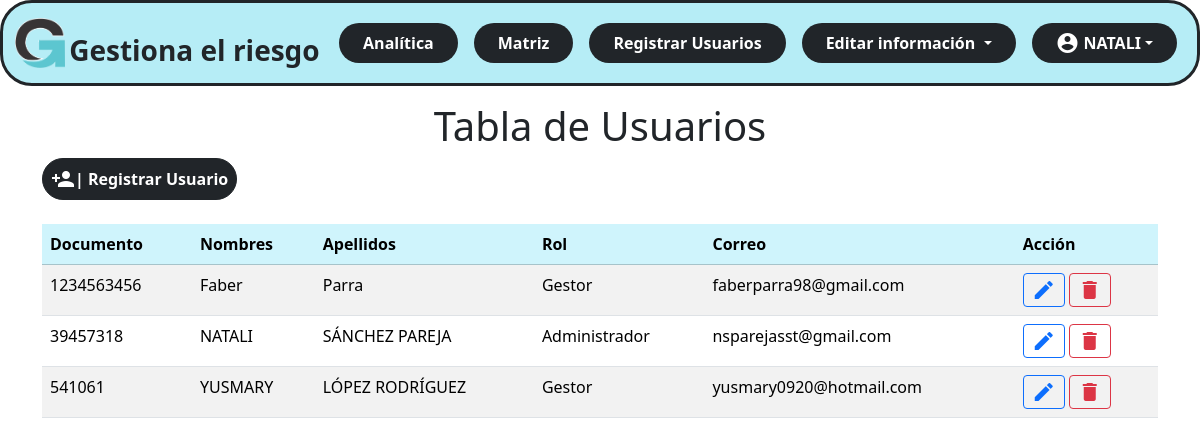
/administrador/registrar_usuario.php (signed in), run on the app's committed database.
### tables this page shows
CREATE TABLE `tblusuario` (
  `DocId` varchar(10) NOT NULL,
  `Nombres` varchar(40) NOT NULL,
  `Apellidos` varchar(60) NOT NULL,
  `Perfil` int(1) NOT NULL,
  `Correo` varchar(80) NOT NULL,
  `Contraseña` varchar(60) NOT NULL
);

CREATE TABLE `tblperfil` (
  `Codigo` int(1) NOT NULL,
  `Nombre` varchar(30) NOT NULL
);

### administrador/registrar_usuario.php (the view, shortened to what this page needs)
<!DOCTYPE html>
<html lang="es">
  <head>
</head>
<body>
  <?php
  include('vistas/nav.php');
  include('conexion.php');
  ?>
  <div class="container mt-3">
    <div class="table-responsive">
        <h1>Tabla de Usuarios</h1>
        <div class="col-3 mb-4">
          <button class="d-flex btn btn-dark btn-md p-2 rounded-5 align-items-center fw-medium"type="button" data-bs-toggle="collapse" data-bs-target="#form_usuario">
            <span class="material-icons">
            </span><b>| Registrar Usuario</b>
          </button>
        </div>
      <table id="tblusuario" class="table table-striped ">
          <thead class="table-info ">
            <tr>
              <th>Documento</th>
              <th>Nombres</th>
              <th>Apellidos</th>
              <th>Rol</th>
              <th>Correo</th>
              <th>Acción</th>
            </tr>
          </thead>
          <tbody>
            <?php
              $usuarios=$con->query("SELECT
                us.docId as 'DocId',
                us.nombres as 'Nombres',
                us. apellidos as 'Apellidos',
                pe.codigo as 'CodPerfil',
                pe.nombre as 'Perfil',
                us.correo as 'Correo'
                FROM tblusuario AS us INNER JOIN tblperfil AS pe ON
                pe.codigo=us.perfil");
              foreach ($usuarios as $usuario) {?>
                <tr class="" >
                  <td>
                    <?php echo $usuario['DocId']; ?>
                  </td>
                  <td>
                    <?php echo $usuario['Nombres']; ?>
                  </td>
                  <td>
                    <?php echo $usuario['Apellidos']; ?>
                  </td>
                  <td>
                    <?php echo $usuario['Perfil']; ?>
                  </td>
                  <td>
                    <?php echo $usuario['Correo']; ?>
                  </td>
                  <td>
                    <a type="button" data-bs-toggle="modal" data-bs-target="#modalEditar<?php echo $usuario['DocId'];?>">
                      <span class="material-icons btn btn-outline-primary btn-sm">edit</span>
                    </a>
                    <a onclick=borrar() ><span class="material-icons btn btn-outline-danger btn-sm">delete</span></a>
                  </td>
                </tr>
                <?php
                }
            ?>
          </tbody>
      </table>
    </div>
  </div>
</body>
</html>

### css/style_admin.css (style rules this page uses)
h1 { text-align: center; }

### data on the page
tblusuario: DocId "1234563456", Nombres "Faber", Apellidos "Parra", Perfil.Nombre "Gestor", Correo "faberparra98@gmail.com"
tblusuario: DocId "39457318", Nombres "NATALI", Apellidos "SÁNCHEZ PAREJA", Perfil.Nombre "Administrador", Correo "nsparejasst@gmail.com"
tblusuario: DocId "541061", Nombres "YUSMARY", Apellidos "LÓPEZ RODRÍGUEZ", Perfil.Nombre "Gestor", Correo "yusmary0920@hotmail.com"

### other printed values
$_SESSION['nombre'] "NATALI"
